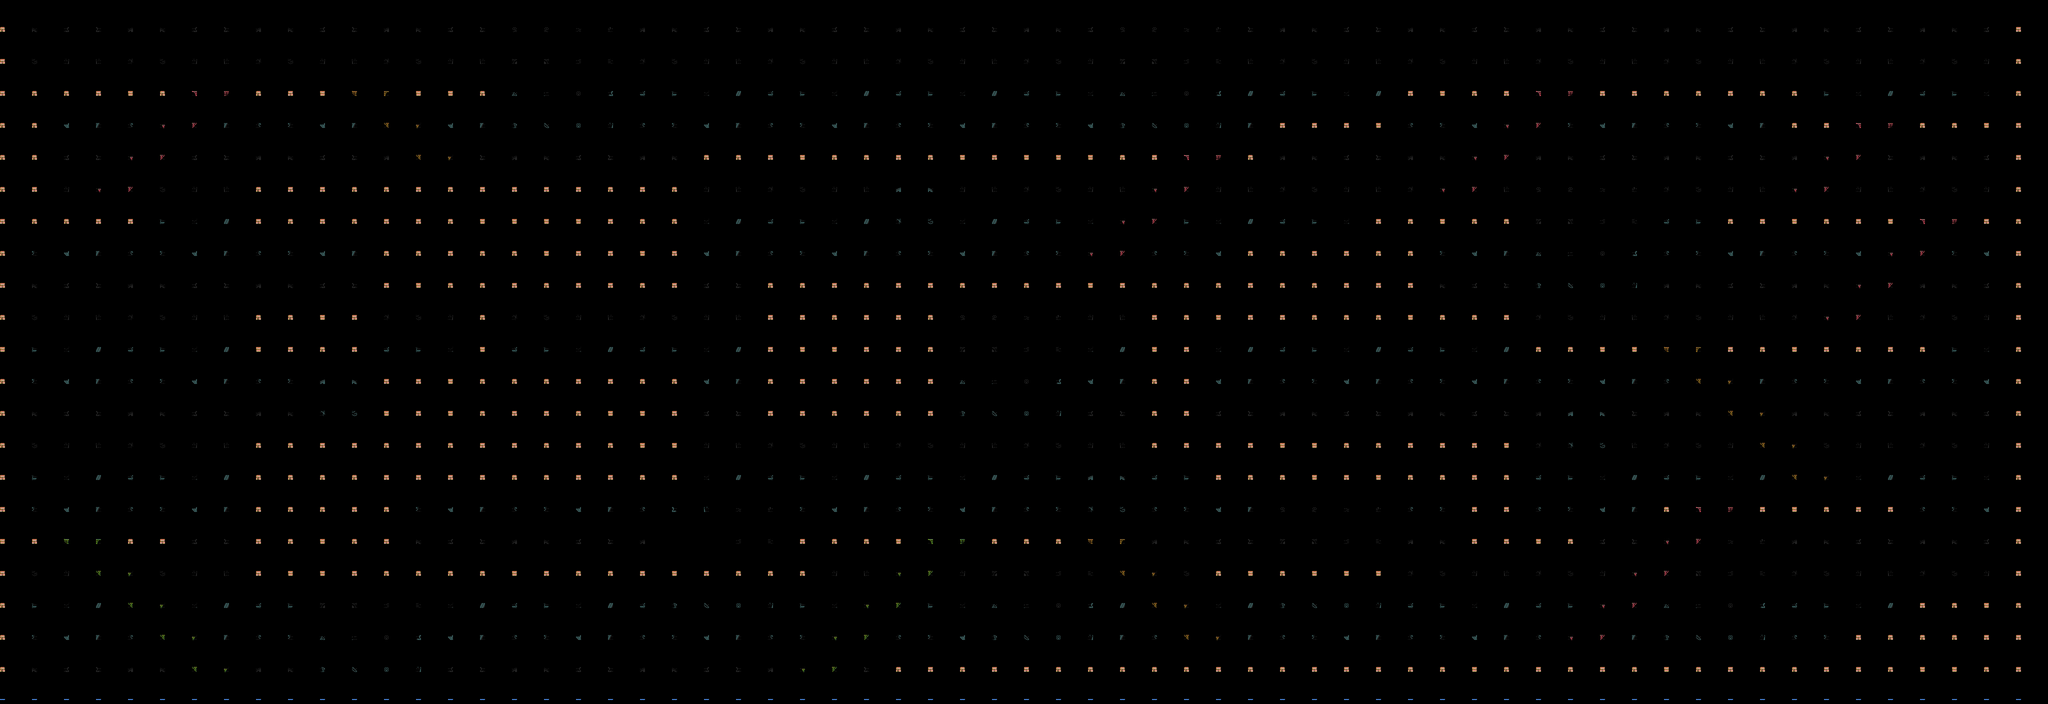

A level layout from a 2D game, rendered from its tile map. Below: a short description, then the map file with tile-grid data replaced by summaries:
An orthogonal 64x22 tile map with 64x64 px tiles, 3 tile layers (back, front, stairs) and 25 objects (12x Picker, 6x Jewel, 2x Dagger, 2x Door, 2x Mummy, ...).

<map version="1.10" tiledversion="1.11.2" orientation="orthogonal" renderorder="right-down" width="64" height="22" tilewidth="64" tileheight="64" infinite="0" nextlayerid="4" nextobjectid="47">
 <tileset firstgid="1" source="tiles_new.tsx" />
 <layer id="1" name="back" width="64" height="22">
  <data>[1408 cells, 1408 non-empty, 40 distinct tile ids]</data>
 </layer>
 <layer id="2" name="front" width="64" height="22">
  <data>[1408 cells, 501 non-empty, 12 distinct tile ids]</data>
 </layer>
 <layer id="3" name="stairs" width="64" height="22">
  <data>[1408 cells, 70 non-empty, 8 distinct tile ids]</data>
 </layer>
 <objectgroup id="3" name="items">
  <object id="1" type="Dagger" gid="137" x="490" y="160" width="10" height="10">
   <properties>
    <property name="p0" value="137" />
   </properties>
  </object>
  <object id="2" type="Dagger" gid="137" x="90" y="210" width="10" height="10">
   <properties>
    <property name="p0" value="137" />
   </properties>
  </object>
  <object id="3" type="Picker" gid="138" x="10" y="20" width="10" height="10">
   <properties>
    <property name="p0" value="138" />
   </properties>
  </object>
  <object id="4" type="Picker" gid="138" x="20" y="20" width="10" height="10">
   <properties>
    <property name="p0" value="138" />
   </properties>
  </object>
  <object id="5" type="Picker" gid="138" x="30" y="20" width="10" height="10">
   <properties>
    <property name="p0" value="138" />
   </properties>
  </object>
  <object id="6" type="Picker" gid="138" x="20" y="60" width="10" height="10">
   <properties>
    <property name="p0" value="138" />
   </properties>
  </object>
  <object id="7" type="Picker" gid="138" x="80" y="80" width="10" height="10">
   <properties>
    <property name="p0" value="138" />
   </properties>
  </object>
  <object id="8" type="Picker" gid="138" x="130" y="20" width="10" height="10">
   <properties>
    <property name="p0" value="138" />
   </properties>
  </object>
  <object id="9" type="Picker" gid="138" x="120" y="110" width="10" height="10">
   <properties>
    <property name="p0" value="138" />
   </properties>
  </object>
  <object id="10" type="Picker" gid="138" x="200" y="50" width="10" height="10">
   <properties>
    <property name="p0" value="138" />
   </properties>
  </object>
  <object id="11" type="Picker" gid="138" x="540" y="20" width="10" height="10">
   <properties>
    <property name="p0" value="138" />
   </properties>
  </object>
  <object id="12" type="Picker" gid="138" x="530" y="130" width="10" height="10">
   <properties>
    <property name="p0" value="138" />
   </properties>
  </object>
  <object id="13" type="Picker" gid="138" x="450" y="90" width="10" height="10">
   <properties>
    <property name="p0" value="138" />
   </properties>
  </object>
  <object id="14" type="Picker" gid="138" x="380" y="60" width="10" height="10">
   <properties>
    <property name="p0" value="138" />
   </properties>
  </object>
  <object id="15" type="Jewel" gid="131" x="100" y="90" width="10" height="10">
   <properties>
    <property name="p0" value="131" />
   </properties>
  </object>
  <object id="16" type="Jewel" gid="136" x="100" y="130" width="10" height="10">
   <properties>
    <property name="p0" value="136" />
   </properties>
  </object>
  <object id="17" type="Jewel" gid="135" x="160" y="170" width="10" height="10">
   <properties>
    <property name="p0" value="135" />
   </properties>
  </object>
  <object id="18" type="Jewel" gid="134" x="410" y="130" width="10" height="10">
   <properties>
    <property name="p0" value="134" />
   </properties>
  </object>
  <object id="19" type="Jewel" gid="132" x="410" y="70" width="10" height="10">
   <properties>
    <property name="p0" value="132" />
   </properties>
  </object>
  <object id="20" type="Jewel" gid="133" x="410" y="170" width="10" height="10">
   <properties>
    <property name="p0" value="133" />
   </properties>
  </object>
  <object id="21" type="Door" gid="127" x="250" y="60" width="10" height="10">
   <properties>
    <property name="p0" value="0" />
   </properties>
  </object>
  <object id="22" type="Door" gid="127" x="440" y="180" width="10" height="10">
   <properties>
    <property name="p0" value="1" />
   </properties>
  </object>
  <object id="23" type="Giratory" gid="107" x="200" y="170" width="10" height="10">
   <properties>
    <property name="p0" value="0" />
   </properties>
  </object>
  <object id="46" type="Mummy" gid="123" x="30" y="50" width="10" height="10">
   <properties>
    <property name="p0" value="1" />
   </properties>
  </object>
  <object id="47" type="Mummy" gid="126" x="160" y="210" width="10" height="10">
   <properties>
    <property name="p0" value="4" />
   </properties>
  </object>
 </objectgroup>
</map>
